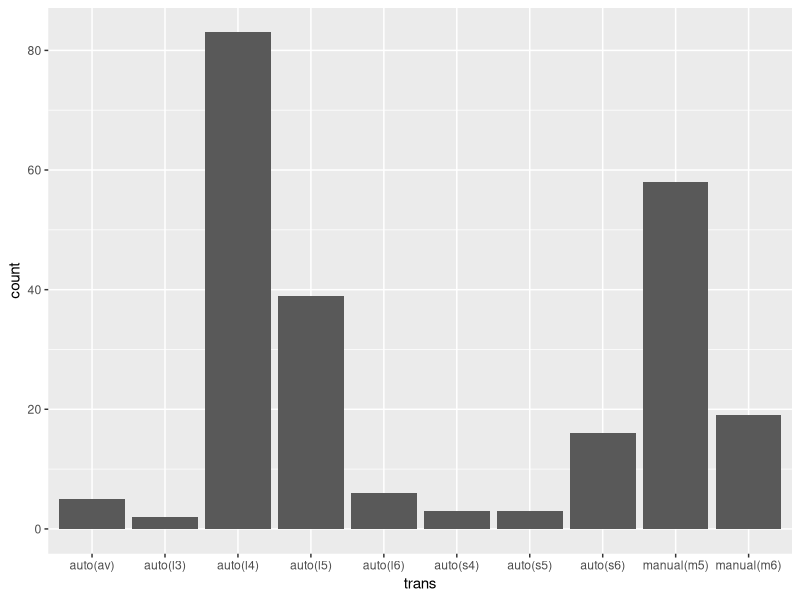
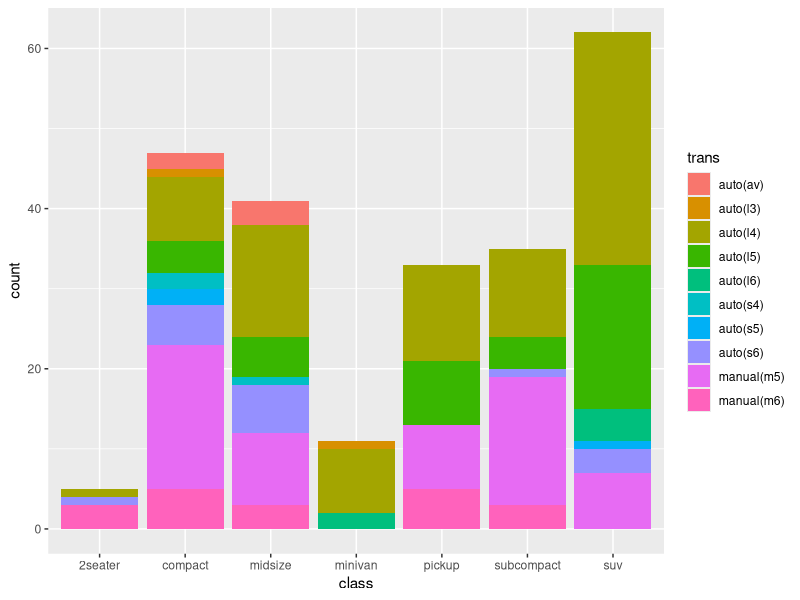
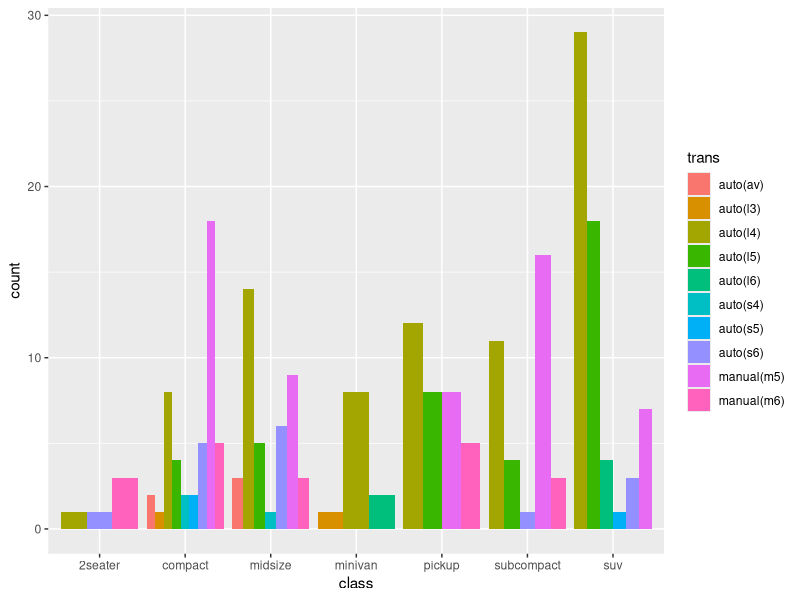
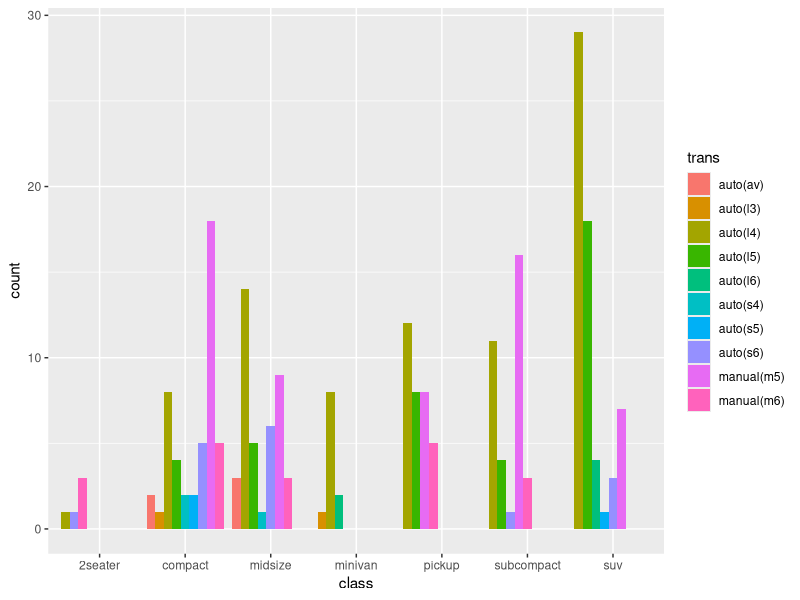
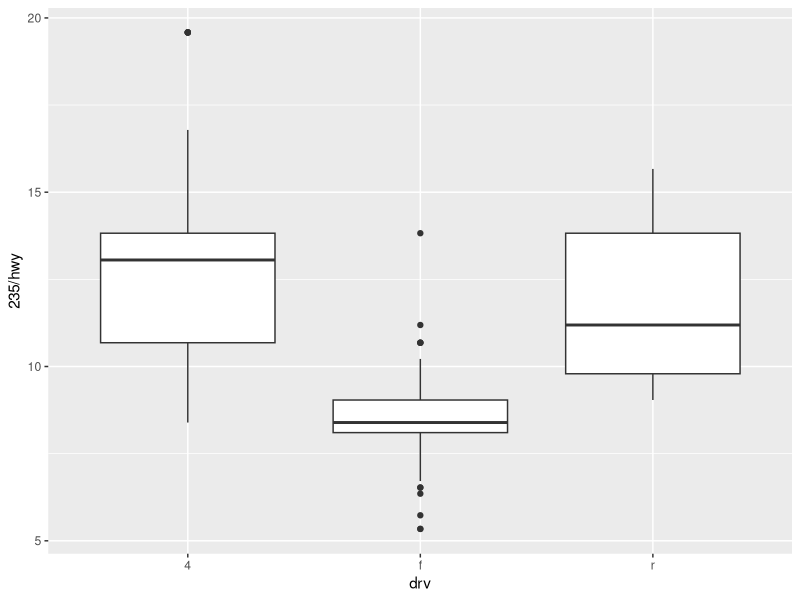
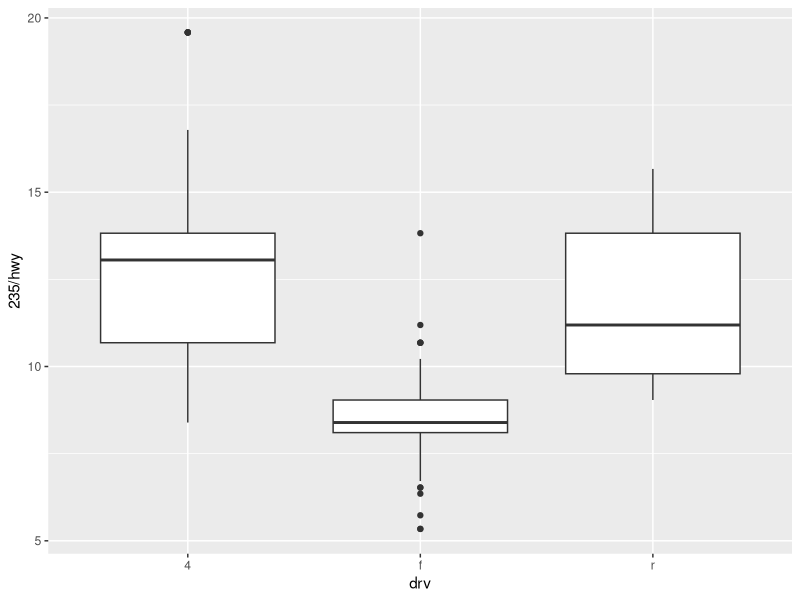
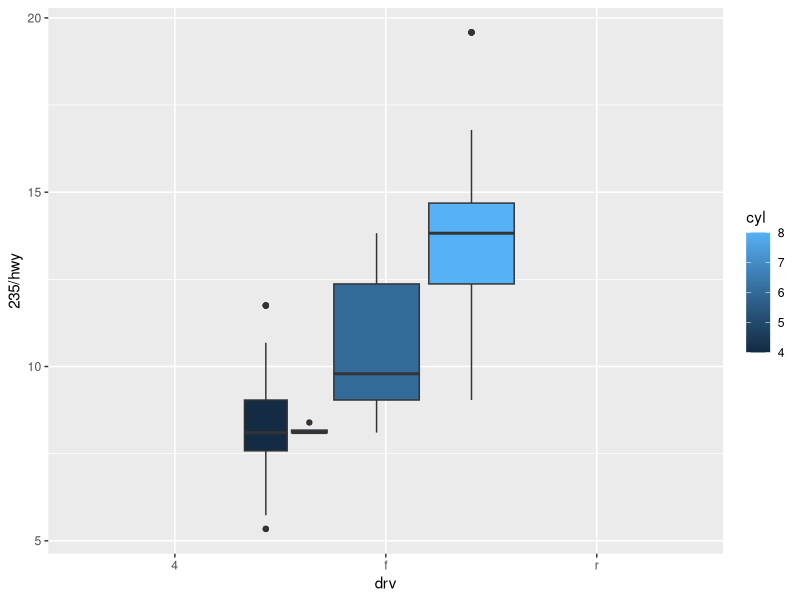
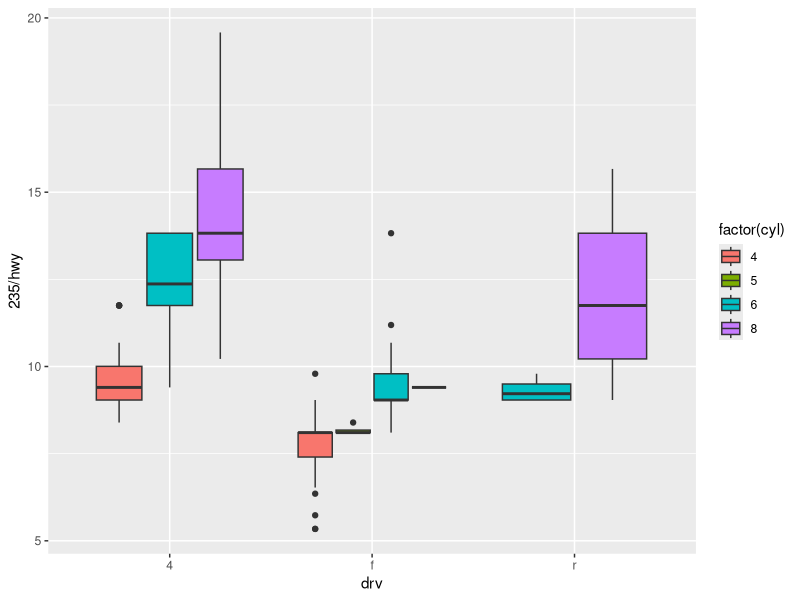

Source code (R) for these figures, in order:
## ---- chunk 1
knitr::opts_chunk$set(echo = TRUE)
library(tidyverse)
knitr::opts_chunk$set(cache = TRUE)
## ---- chunk 2
ggplot(data = mpg) +
  geom_bar(mapping = aes(x = trans))
## ---- chunk 3
ggplot(data = mpg) +
  geom_bar(mapping = aes(x = class, fill = trans))
## ---- chunk 4
ggplot(data = mpg) +
  geom_bar(
    aes(x = class, fill = trans), 
    position = "dodge"
  )
## ---- chunk 5
ggplot(data = mpg) +
  geom_bar(
    aes(x = class, fill = trans), 
    position = position_dodge(preserve = "single")
  )
## ---- chunk 6
ggplot(data = mpg) +
  geom_boxplot(mapping = aes(x = drv, y = 235 / hwy))
## ---- chunk 7
ggplot(data = mpg) +
  geom_boxplot(mapping = aes(x = drv, y = 235 / hwy, fill = cyl))
## ---- chunk 8
ggplot(data = mpg) +
  geom_boxplot(
    mapping = aes(
      x = drv,
      y = 235 / hwy,
      fill = cyl,
      group = cyl
    )
  )
## ---- chunk 9
ggplot(data = mpg) +
  geom_boxplot(
    mapping = aes(
      x = drv,
      y = 235 / hwy,
      fill = factor(cyl)
    )
  )
## ---- chunk 10
ggplot(data = mpg) +
  geom_boxplot(
    mapping = aes(
      x = drv,
      y = 235 / hwy,
      fill = factor(cyl)
    ),
    position = position_dodge(preserve = "single")
  )
